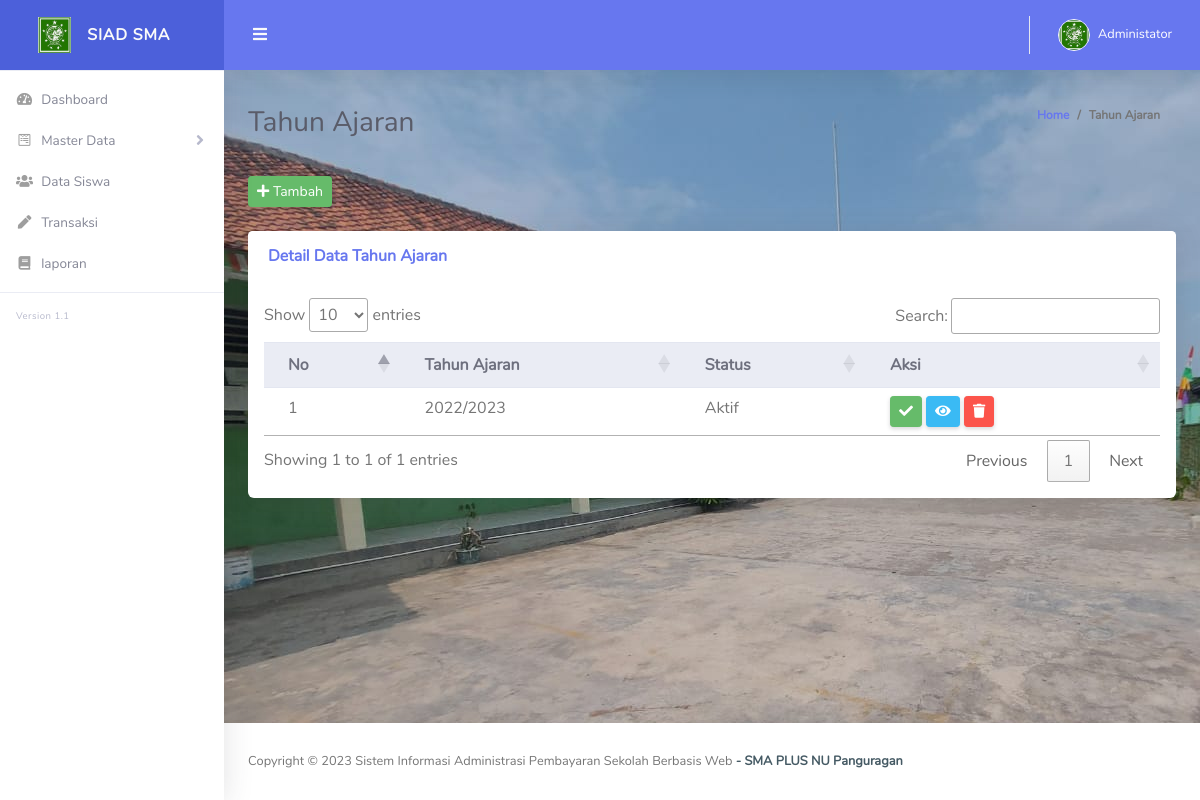
Before: /index.php/periode with the older database file.
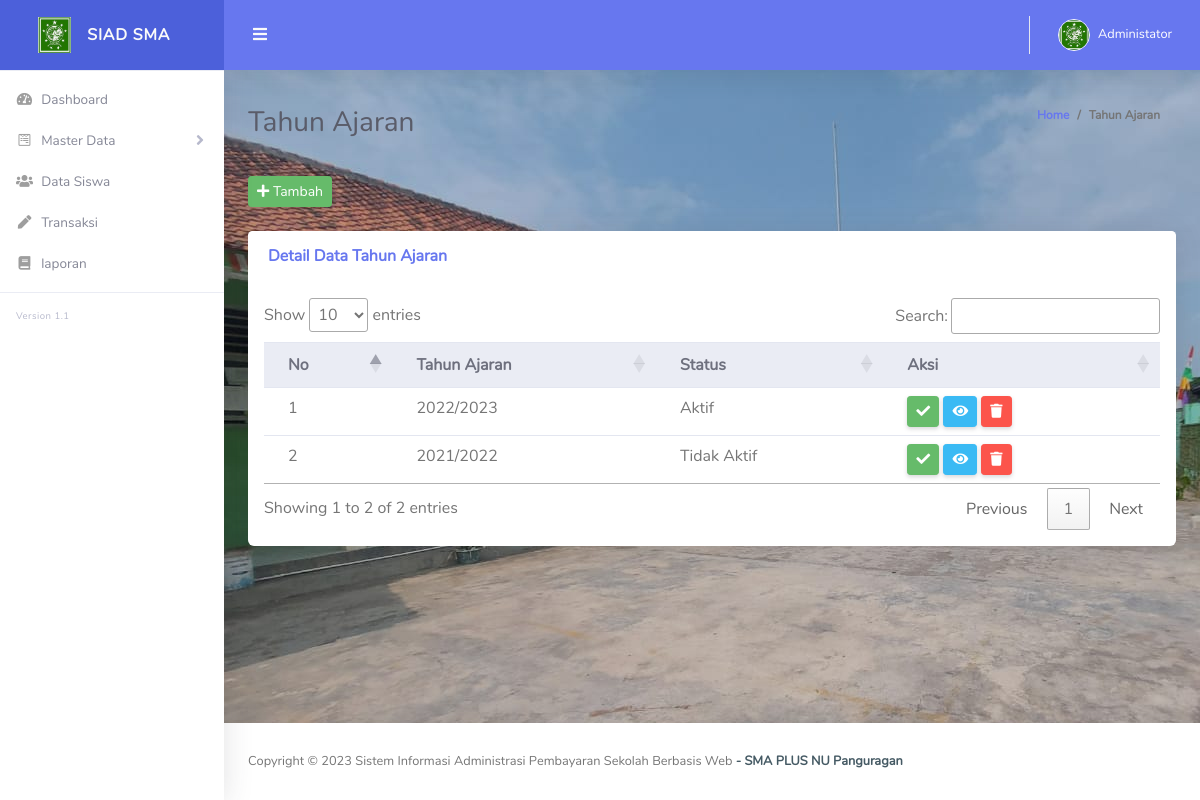
After: the same page with the newer database file.
### tables this page shows
CREATE TABLE `tb_periode`  (
  `id` int(11) NOT NULL AUTO_INCREMENT,
  `tahun_ajaran` varchar(100) NOT NULL,
  `status` varchar(100) NOT NULL,
  PRIMARY KEY (`id`) USING BTREE,
  UNIQUE INDEX `tahun_ajaran`(`tahun_ajaran`) USING BTREE
);

### application/controllers/Periode.php (called while the page is built, shortened)
<?php
class Periode extends CI_Controller {
        public function __construct()
        {
            $this->load->model('M_global_model');
            $this->load->model('Periode_model');
        }
        public function index()
        {
                $data['title']  = 'SIAD SMA Pangurugan';
                $judul['judul'] = 'Tahun Ajaran';
                $queryAllPeriode = $this->Periode_model->ambildataperiode();
                $DATA = array('queryPeriode' => $queryAllPeriode);
                $DATA2 = $judul + $DATA;
                $this->load->view('template/header',$data);
                $this->load->view('template/sidebar');
                $this->load->view('template/topbar');
                $this->load->view('admin/periode',$DATA2);
                $this->load->view('template/footer');
        }
}

### index.php (called while the page is built, shortened)
<?php
require_once BASEPATH.'core/CodeIgniter.php';

### application/models/Periode_model.php (called while the page is built, shortened)
<?php
class Periode_model extends CI_Model
{
    function ambildataperiode()
      {
        $query = $this->db->get('tb_periode');
        return $query->result();
      }
}

### application/views/admin/periode.php (the view, shortened to what this page needs)
       <div class="container-fluid" id="container-wrapper">
          <div class="d-sm-flex align-items-center justify-content-between mb-4">
            <h1 class="h3 mb-0 text-gray-800"><?= $judul;?></h1>
            <ol class="breadcrumb">
              <li class="breadcrumb-item"><a href="./">Home</a></li>
              <li class="breadcrumb-item active" aria-current="page"><?= $judul;?></li>
            </ol>
          </div>
          <button type="button"  class="btn btn-success btn-sm" data-toggle="modal" data-target="#exampleModal"
                    id="#myBtn">
                    <i class="fas fa-plus"></i>
                     Tambah
                  </button>
              <br>
              <br>
          <div class="card mb-4">
          <div class="card-header py-3 d-flex flex-row align-items-center justify-content-between">
                  <h6 class="m-0 font-weight-bold text-primary">Detail Data Tahun Ajaran</h6>
                </div>
                <div class="table-responsive p-3">
                  <table class="table align-items-center table-flush" id="dataTable">
                    <thead class="thead-light">
                      <tr>
                        <th>No</th>
                        <th>Tahun Ajaran</th>
                        <th>Status</th>
                        <th>Aksi</th>
                      </tr>
                    </thead>
                    <tbody>
                      <tr>
                      <?php
                        $no = 0;
                        foreach ($queryPeriode as $value) {
                            $no++
                        ?>
                        <td><?php echo $no; ?></td>
                        <td><?php echo $value->tahun_ajaran; ?></td>
                        <td>
                        <?php echo $value->status; ?>
                        </td>
                        <td>
                        <button href="" class="btn btn-success btn-sm"><i class="fas fa-check"></i></button>
                         <button type="button"  class="btn btn-info btn-sm" data-toggle="modal" data-target="#exampleModal3"
                            id="#myBtn4">
                            <i class="fas fa-eye"></i>
                        </button>
                        <button type="button"  class="btn btn-danger btn-sm" data-toggle="modal" data-target="#exampleModal3"
                            id="#myBtn3">
                            <i class="fas fa-trash"></i>
                        </button>
                        </td>
                    </tr>
                    <?php
                     }
                ?>
                        </tbody>
                  </table>
                    </div>
                    </div>
</div>

Changed rows visible on the page:
added tb_periode: tahun_ajaran "2021/2022", status "Tidak Aktif"
Other visible differences:
text written by a page script: "Show entries Search: Showing 1 to 1 of 1 entries Previous 1 Next" → "Show entries Search: Showing 1 to 2 of 2 entries Previous 1 Next"
